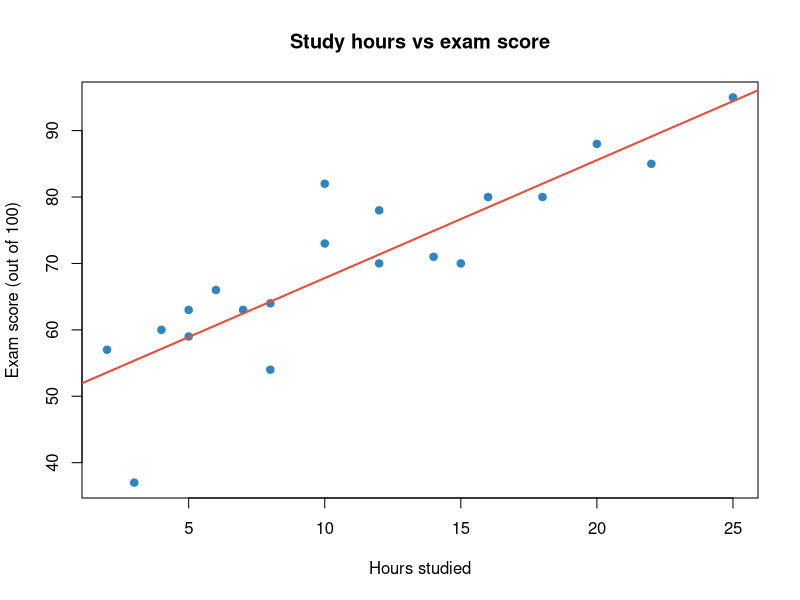
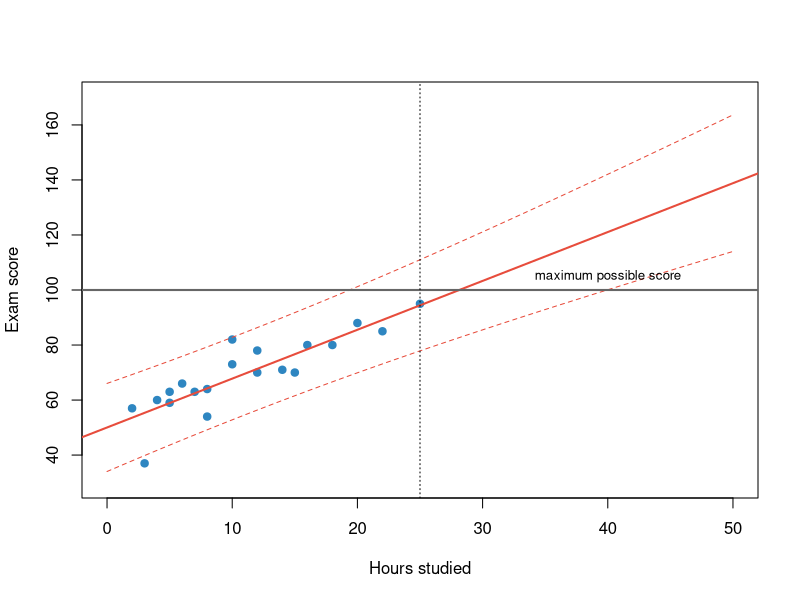
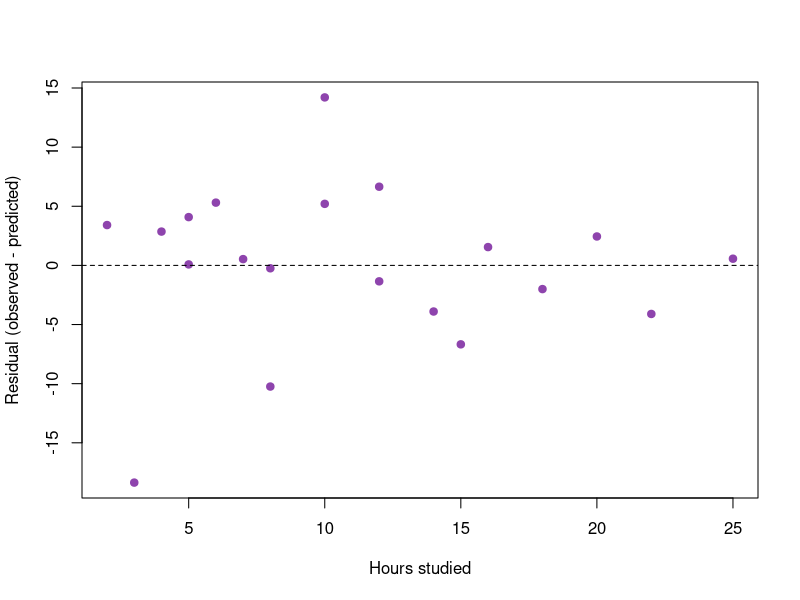
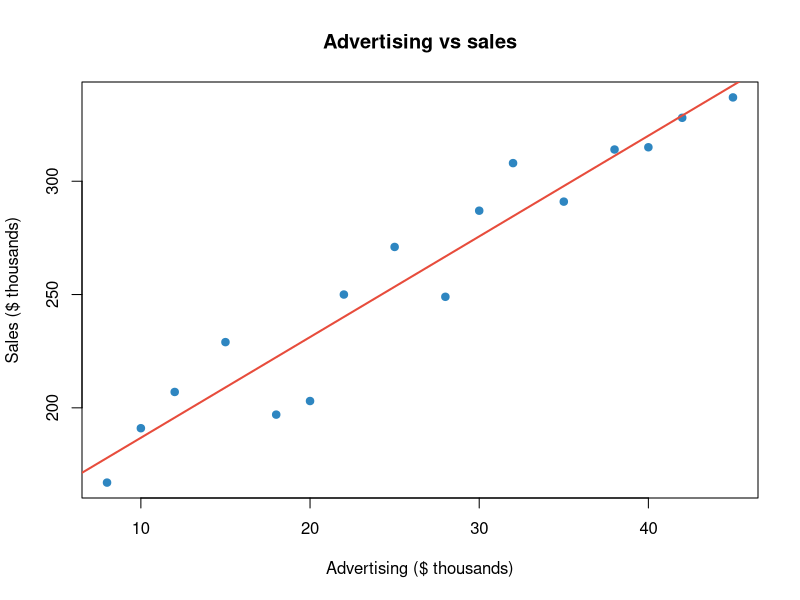
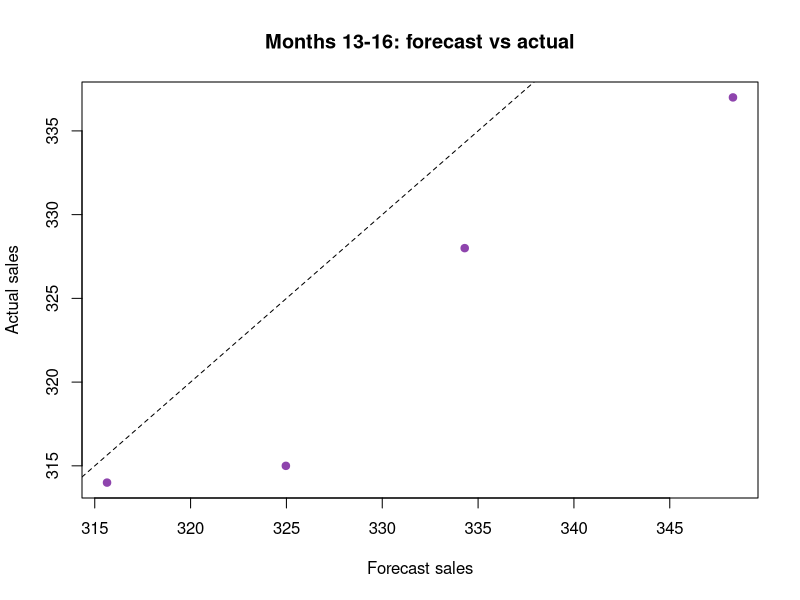
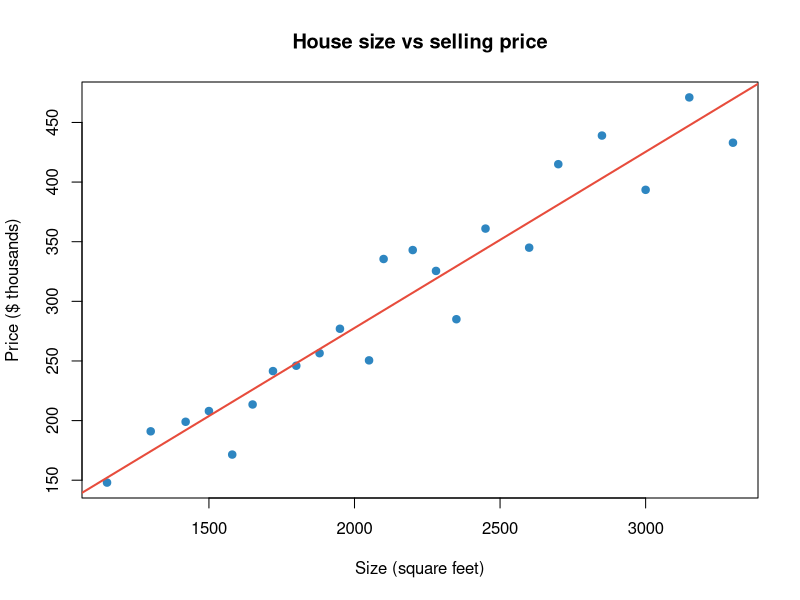
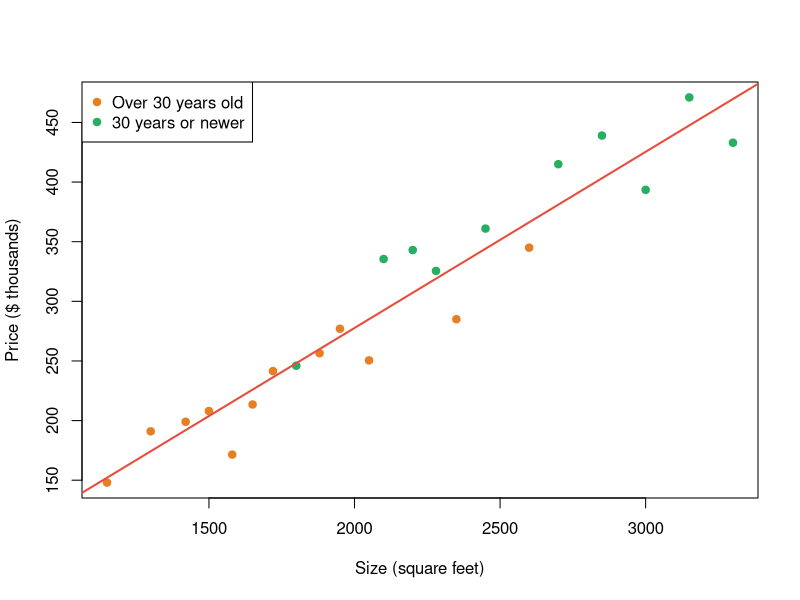
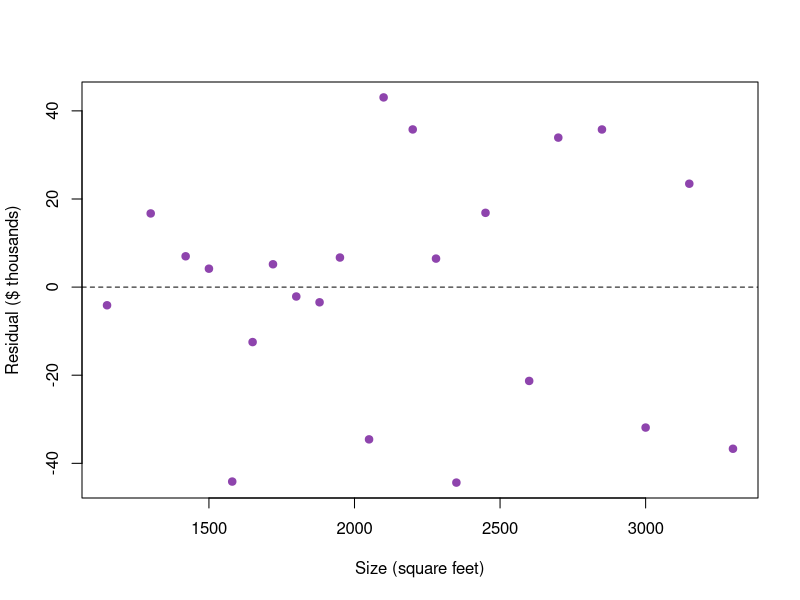

R code for these plots, in order:
## ---- chunk 1
#| echo: false
library(tidyverse)
options(knitr.kable.NA = "")

# Show a long data set as side-by-side blocks so it fits on one slide
side_by_side <- function(df, blocks = 2) {
  n <- ceiling(nrow(df) / blocks)
  parts <- split(as.data.frame(df), ceiling(seq_len(nrow(df)) / n))
  parts <- map(parts, \(p) { if (nrow(p) < n) p[(nrow(p) + 1):n, ] <- NA; p })
  knitr::kable(bind_cols(parts, .name_repair = "minimal"), align = "c")
}

# Helpers for numbers quoted in the slide text
num   <- function(x, d = 2) format(round(x, d), big.mark = ",", nsmall = d)
slope <- function(m) unname(coef(m)[2])
icept <- function(m) unname(coef(m)[1])
r2    <- function(m) summary(m)$r.squared
pval  <- function(m) format.pval(summary(m)$coefficients[2, 4], digits = 3, eps = 0.001)
pred  <- function(m, nd, int = "prediction") predict(m, newdata = nd, interval = int)

blue <- "#2E86C1"; red <- "#E74C3C"; green <- "#27AE60"; purple <- "#8E44AD"; orange <- "#E67E22"
## ---- chunk 2
group1 <- read_csv("files/regression_in_class/data/group1_study_exam.csv")
## ---- chunk 3
#| echo: false
side_by_side(group1, blocks = 3)
## ---- chunk 4
#| output-location: column
#| fig-width: 5.5
#| fig-height: 4.2
# Step 1: look at the data
plot(group1$hours, group1$score,
     pch = 19, col = blue,
     xlab = "Hours studied",
     ylab = "Exam score (out of 100)",
     main = "Study hours vs exam score")

# Steps 2 and 3: fit and draw the line
model1 <- lm(score ~ hours, data = group1)
abline(model1, col = red, lwd = 2)

coef(model1)
## ---- chunk 5
new_students <- tibble(hours = c(5, 15, 50))
predict(model1, newdata = new_students)                            # a single best guess
predict(model1, newdata = new_students, interval = "prediction")   # a range for one student
range(group1$hours)
## ---- chunk 6
#| output-location: column
#| fig-width: 5.5
#| fig-height: 4.2
grid <- tibble(hours = seq(0, 50, by = 0.5))
bands <- predict(model1, grid, interval = "prediction")

plot(group1$hours, group1$score, pch = 19, col = blue,
     xlim = c(0, 50), ylim = c(30, 170),
     xlab = "Hours studied", ylab = "Exam score")
abline(model1, col = red, lwd = 2)
lines(grid$hours, bands[, "lwr"], lty = 2, col = red)
lines(grid$hours, bands[, "upr"], lty = 2, col = red)
abline(h = 100, col = "grey40", lwd = 2)       # maximum score
abline(v = max(group1$hours), lty = 3)         # edge of the data
text(40, 105, "maximum possible score", cex = 0.8)
## ---- chunk 7
#| output-location: column
#| fig-width: 5.5
#| fig-height: 4.2
res1 <- residuals(model1)
plot(group1$hours, res1, pch = 19, col = purple,
     xlab = "Hours studied",
     ylab = "Residual (observed - predicted)")
abline(h = 0, lty = 2)

# Same hours, different scores
group1 %>% filter(hours %in% c(5, 8, 10, 12))
## ---- chunk 8
summary(model1)
## ---- chunk 9
group2 <- read_csv("files/regression_in_class/data/group2_advertising_sales.csv")   # both in $ thousands
## ---- chunk 10
#| echo: false
side_by_side(group2, blocks = 2)
## ---- chunk 11
#| output-location: column
#| fig-width: 5.5
#| fig-height: 4.2
plot(group2$advertising, group2$sales,
     pch = 19, col = blue,
     xlab = "Advertising ($ thousands)",
     ylab = "Sales ($ thousands)",
     main = "Advertising vs sales")

model2 <- lm(sales ~ advertising, data = group2)
abline(model2, col = red, lwd = 2)

coef(model2)
## ---- chunk 12
budgets <- tibble(advertising = c(33, 34, 100))
predict(model2, newdata = budgets, interval = "prediction")
range(group2$advertising)
## ---- chunk 13
#| output-location: column
#| fig-width: 5.5
#| fig-height: 4.2
# Fit on months 1-12, then forecast months 13-16
train <- filter(group2, month <= 12)
test  <- filter(group2, month > 12)
model2_train <- lm(sales ~ advertising, data = train)

test$forecast <- predict(model2_train, test)

plot(test$forecast, test$sales, pch = 19, col = purple,
     xlab = "Forecast sales", ylab = "Actual sales",
     main = "Months 13-16: forecast vs actual")
abline(0, 1, lty = 2)   # perfect forecasts lie on this line

test
## ---- chunk 14
summary(model2)
## ---- chunk 15
group3 <- read_csv("files/regression_in_class/data/group3_house_prices.csv")
## ---- chunk 16
#| echo: false
side_by_side(group3, blocks = 2)
## ---- chunk 17
#| output-location: column
#| fig-width: 5.5
#| fig-height: 4.2
plot(group3$size, group3$price / 1000,
     pch = 19, col = blue,
     xlab = "Size (square feet)",
     ylab = "Price ($ thousands)",
     main = "House size vs selling price")

model3 <- lm(price ~ size, data = group3)
abline(coef(model3) / 1000, col = red, lwd = 2)  # line drawn in $ thousands

coef(model3)
## ---- chunk 18
house <- tibble(size = 2500)
predict(model3, newdata = house, interval = "confidence")   # average 2,500 sq ft house
predict(model3, newdata = house, interval = "prediction")   # one particular house
## ---- chunk 19
#| output-location: column
#| fig-width: 5.5
#| fig-height: 4.2
# Colour each house by its age
old <- group3$age > 30
plot(group3$size, group3$price / 1000, pch = 19,
     col = ifelse(old, orange, green),
     xlab = "Size (square feet)",
     ylab = "Price ($ thousands)")
abline(coef(model3) / 1000, col = red, lwd = 2)
legend("topleft", c("Over 30 years old", "30 years or newer"),
       col = c(orange, green), pch = 19)

# Add age as a second predictor
model3b <- lm(price ~ size + age, data = group3)
round(coef(model3b), 1)
## ---- chunk 20
#| output-location: column
#| fig-width: 5.5
#| fig-height: 3.8
plot(group3$size, residuals(model3) / 1000,
     pch = 19, col = purple,
     xlab = "Size (square feet)",
     ylab = "Residual ($ thousands)")
abline(h = 0, lty = 2)

summary(model3)$coefficients
summary(model3)$r.squared
## ---- chunk 21
group4 <- read_csv("files/regression_in_class/data/group4_temperature_electricity.csv")
## ---- chunk 22
#| echo: false
side_by_side(group4, blocks = 3)
## ---- chunk 23
#| output-location: column
#| fig-width: 5.5
#| fig-height: 4.2
plot(group4$temperature, group4$electricity,
     pch = 19, col = blue,
     xlab = "Average temperature (°C)",
     ylab = "Electricity used (kWh/day)",
     main = "Temperature vs electricity")

model4 <- lm(electricity ~ temperature, data = group4)
abline(model4, col = red, lwd = 2)

coef(model4)
cor(group4$temperature, group4$electricity)
## ---- chunk 24
days <- tibble(temperature = c(5, 20, 35))
predict(model4, newdata = days, interval = "prediction")
range(group4$temperature)
## ---- chunk 25
#| echo: false
#| fig-width: 11
#| fig-height: 4.2
temps <- seq(-10, 40, by = 0.5)
# Illustration only: heating below about 18°C, cooling above about 22°C
plausible <- pmax(predict(model4, tibble(temperature = temps)),
                  predict(model4, tibble(temperature = 20)) + 1.5 * pmax(temps - 20, 0))
plot(group4$temperature, group4$electricity, pch = 19, col = blue,
     xlim = c(-10, 40), ylim = c(0, 65),
     xlab = "Average temperature (°C)", ylab = "Electricity used (kWh/day)",
     main = "The fitted line vs a plausible full-year pattern (illustration, not data)")
rect(min(group4$temperature), -5, max(group4$temperature), 70, col = "#2E86C115", border = NA)
abline(model4, col = red, lwd = 2)
lines(temps, plausible, lty = 2, lwd = 2, col = "grey30")
legend("top", c("Fitted line", "Heating + air conditioning (hypothetical)", "Range of our data"),
       col = c(red, "grey30", "#2E86C140"), lty = c(1, 2, NA), pch = c(NA, NA, 15), pt.cex = 2,
       lwd = 2, bty = "n")
## ---- chunk 26
#| output-location: column
#| fig-width: 5.5
#| fig-height: 3.8
plot(group4$temperature, residuals(model4),
     pch = 19, col = purple,
     xlab = "Average temperature (°C)",
     ylab = "Residual (kWh)")
abline(h = 0, lty = 2)

summary(model4)$coefficients
summary(model4)$r.squared
## ---- chunk 27
group5 <- read_csv("files/regression_in_class/data/group5_experience_salary.csv")   # salary in $ thousands
## ---- chunk 28
#| echo: false
side_by_side(group5, blocks = 2)
## ---- chunk 29
#| output-location: column
#| fig-width: 5.5
#| fig-height: 4.2
model5_all  <- lm(salary ~ experience, data = group5)
model5_drop <- lm(salary ~ experience,
                  data = filter(group5, employee != 16))

plot(group5$experience, group5$salary, pch = 19,
     col = ifelse(group5$employee == 16, orange, blue),
     cex = ifelse(group5$employee == 16, 2, 1),
     xlab = "Experience (years)",
     ylab = "Salary ($ thousands)")
abline(model5_all,  col = red,  lwd = 2)
abline(model5_drop, col = blue, lwd = 2, lty = 2)
legend("topleft", c("All 16 employees", "Without employee 16"),
       col = c(red, blue), lty = 1:2, lwd = 2)
## ---- chunk 30
tibble(model     = c("All 16", "Without 16"),
       intercept = c(icept(model5_all), icept(model5_drop)),
       slope     = c(slope(model5_all), slope(model5_drop)),
       r_squared = c(r2(model5_all), r2(model5_drop)),
       pred_10yr = c(predict(model5_all,  tibble(experience = 10)),
                     predict(model5_drop, tibble(experience = 10)))) %>%
  mutate(across(where(is.numeric), \(x) round(x, 2)))

cooks.distance(model5_all)[16]   # influence of employee 16 (values above 1 are a warning sign)
## ---- chunk 31
#| output-location: column
#| fig-width: 5.5
#| fig-height: 4.2
plot(group5$experience, residuals(model5_all),
     pch = 19, col = ifelse(group5$employee == 16, orange, purple),
     xlab = "Experience (years)",
     ylab = "Residual ($ thousands)",
     main = "Residuals, model with all 16")
abline(h = 0, lty = 2)
## ---- chunk 32
summary(model5_all)$coefficients
summary(model5_drop)$coefficients
c(all = r2(model5_all), without_16 = r2(model5_drop))
## ---- chunk 33
group6 <- read_csv("files/regression_in_class/data/group6_speed_fuel.csv")   # efficiency in km per litre
## ---- chunk 34
#| echo: false
side_by_side(group6, blocks = 2)
## ---- chunk 35
#| output-location: column
#| fig-width: 5.5
#| fig-height: 4.2
plot(group6$speed, group6$efficiency,
     pch = 19, col = blue,
     xlab = "Speed (km/h)",
     ylab = "Fuel efficiency (km/L)",
     main = "Speed vs fuel efficiency")

model6 <- lm(efficiency ~ speed, data = group6)
abline(model6, col = red, lwd = 2)

coef(model6)
## ---- chunk 36
#| output-location: column
#| fig-width: 5.5
#| fig-height: 4.2
plot(group6$speed, group6$efficiency, pch = 19,
     col = blue, xlim = c(40, 280), ylim = c(-2, 22),
     xlab = "Speed (km/h)", ylab = "Efficiency (km/L)")
rect(60, -5, 130, 25, col = "#2E86C115", border = NA)
abline(model6, col = red, lwd = 2)
abline(h = 0, lty = 3)
points(c(95, 250), predict(model6, tibble(speed = c(95, 250))),
       pch = 17, cex = 1.8, col = c(green, orange))
text(250, 4, "250 km/h?", col = orange)

predict(model6, tibble(speed = c(95, 250)),
        interval = "prediction")
## ---- chunk 37
#| output-location: column
#| fig-width: 5.5
#| fig-height: 4.2
plot(group6$speed, residuals(model6), pch = 19,
     col = purple, xlab = "Speed (km/h)",
     ylab = "Residual (km/L)")
abline(h = 0, lty = 2)
# a smooth trend through the residuals
lines(lowess(group6$speed, residuals(model6)),
      col = orange, lwd = 2)

summary(model6)$r.squared
## ---- chunk 38
summary(model6)
## ---- chunk 39
group7 <- read_csv("files/regression_in_class/data/group7_campaign_inquiries.csv")   # spend in $ hundreds
## ---- chunk 40
#| echo: false
side_by_side(group7, blocks = 2)
## ---- chunk 41
#| output-location: column
#| fig-width: 5.5
#| fig-height: 4.2
model7_all  <- lm(inquiries ~ spend, data = group7)
model7_drop <- lm(inquiries ~ spend,
                  data = filter(group7, campaign != 12))

plot(group7$spend, group7$inquiries, pch = 19,
     col = ifelse(group7$campaign == 12, orange, blue),
     cex = ifelse(group7$campaign == 12, 2, 1),
     xlab = "Campaign spend ($ hundreds)",
     ylab = "Customer inquiries")
abline(model7_all,  col = red,  lwd = 2)
abline(model7_drop, col = blue, lwd = 2, lty = 2)
legend("topleft", c("All campaigns", "Without campaign 12"),
       col = c(red, blue), lty = 1:2, lwd = 2)
## ---- chunk 42
tibble(model      = c("All 15", "Without 12"),
       slope      = c(slope(model7_all), slope(model7_drop)),
       r_squared  = c(r2(model7_all), r2(model7_drop)),
       resid_se   = c(sigma(model7_all), sigma(model7_drop)),
       p_value    = c(summary(model7_all)$coefficients[2, 4],
                      summary(model7_drop)$coefficients[2, 4])) %>%
  mutate(across(where(is.numeric), \(x) signif(x, 3)))

predict(model7_all,  tibble(spend = 20), interval = "prediction")
predict(model7_drop, tibble(spend = 20), interval = "prediction")
## ---- chunk 43
#| output-location: column
#| fig-width: 5.5
#| fig-height: 4.2
par(mfrow = c(2, 1), mar = c(4, 4, 2, 1))
plot(group7$spend, residuals(model7_all), pch = 19,
     col = ifelse(group7$campaign == 12, orange, purple),
     main = "All 15 campaigns", xlab = "", ylab = "Residual")
abline(h = 0, lty = 2)
plot(filter(group7, campaign != 12)$spend,
     residuals(model7_drop), pch = 19, col = purple,
     main = "Without campaign 12",
     xlab = "Spend ($ hundreds)", ylab = "Residual")
abline(h = 0, lty = 2)
## ---- chunk 44
group8 <- read_csv("files/regression_in_class/data/group8_temperature_icecream.csv")
## ---- chunk 45
#| echo: false
side_by_side(group8, blocks = 3)
## ---- chunk 46
#| output-location: column
#| fig-width: 5.5
#| fig-height: 4.2
plot(group8$temperature, group8$sales,
     pch = 19, col = blue,
     xlab = "Daily high temperature (°C)",
     ylab = "Ice creams sold",
     main = "Temperature vs ice cream sales")

model8 <- lm(sales ~ temperature, data = group8)
abline(model8, col = red, lwd = 2)

coef(model8)
summary(model8)$r.squared
## ---- chunk 47
#| output-location: column
#| fig-width: 5.5
#| fig-height: 4.2
plot(group8$temperature, residuals(model8),
     pch = 19, col = purple,
     xlab = "Daily high temperature (°C)",
     ylab = "Residual (ice creams)",
     main = "Residuals from the straight line")
abline(h = 0, lty = 2)
lines(lowess(group8$temperature, residuals(model8)),
      col = orange, lwd = 2)
## ---- chunk 48
#| output-location: column
#| fig-width: 5.5
#| fig-height: 4.2
model8_curve <- lm(sales ~ temperature + I(temperature^2),
                   data = group8)

plot(group8$temperature, group8$sales, pch = 19, col = blue,
     xlab = "Daily high temperature (°C)",
     ylab = "Ice creams sold")
abline(model8, col = red, lwd = 2)
grid <- tibble(temperature = seq(10, 35, length.out = 100))
lines(grid$temperature, predict(model8_curve, grid),
      col = green, lwd = 3)
legend("topleft", c("Straight line", "Curve (quadratic)"),
       col = c(red, green), lwd = c(2, 3))

c(line = r2(model8), curve = r2(model8_curve))
## ---- chunk 49
#| output-location: column
#| fig-width: 5.5
#| fig-height: 3.8
plot(group8$temperature, residuals(model8_curve),
     pch = 19, col = purple,
     xlab = "Temperature (°C)",
     ylab = "Residual",
     main = "Residuals from the curve")
abline(h = 0, lty = 2)

days <- tibble(temperature = c(10, 22, 35))
tibble(days,
       observed = c(64, 113, 341),
       line  = round(predict(model8, days)),
       curve = round(predict(model8_curve, days)))
